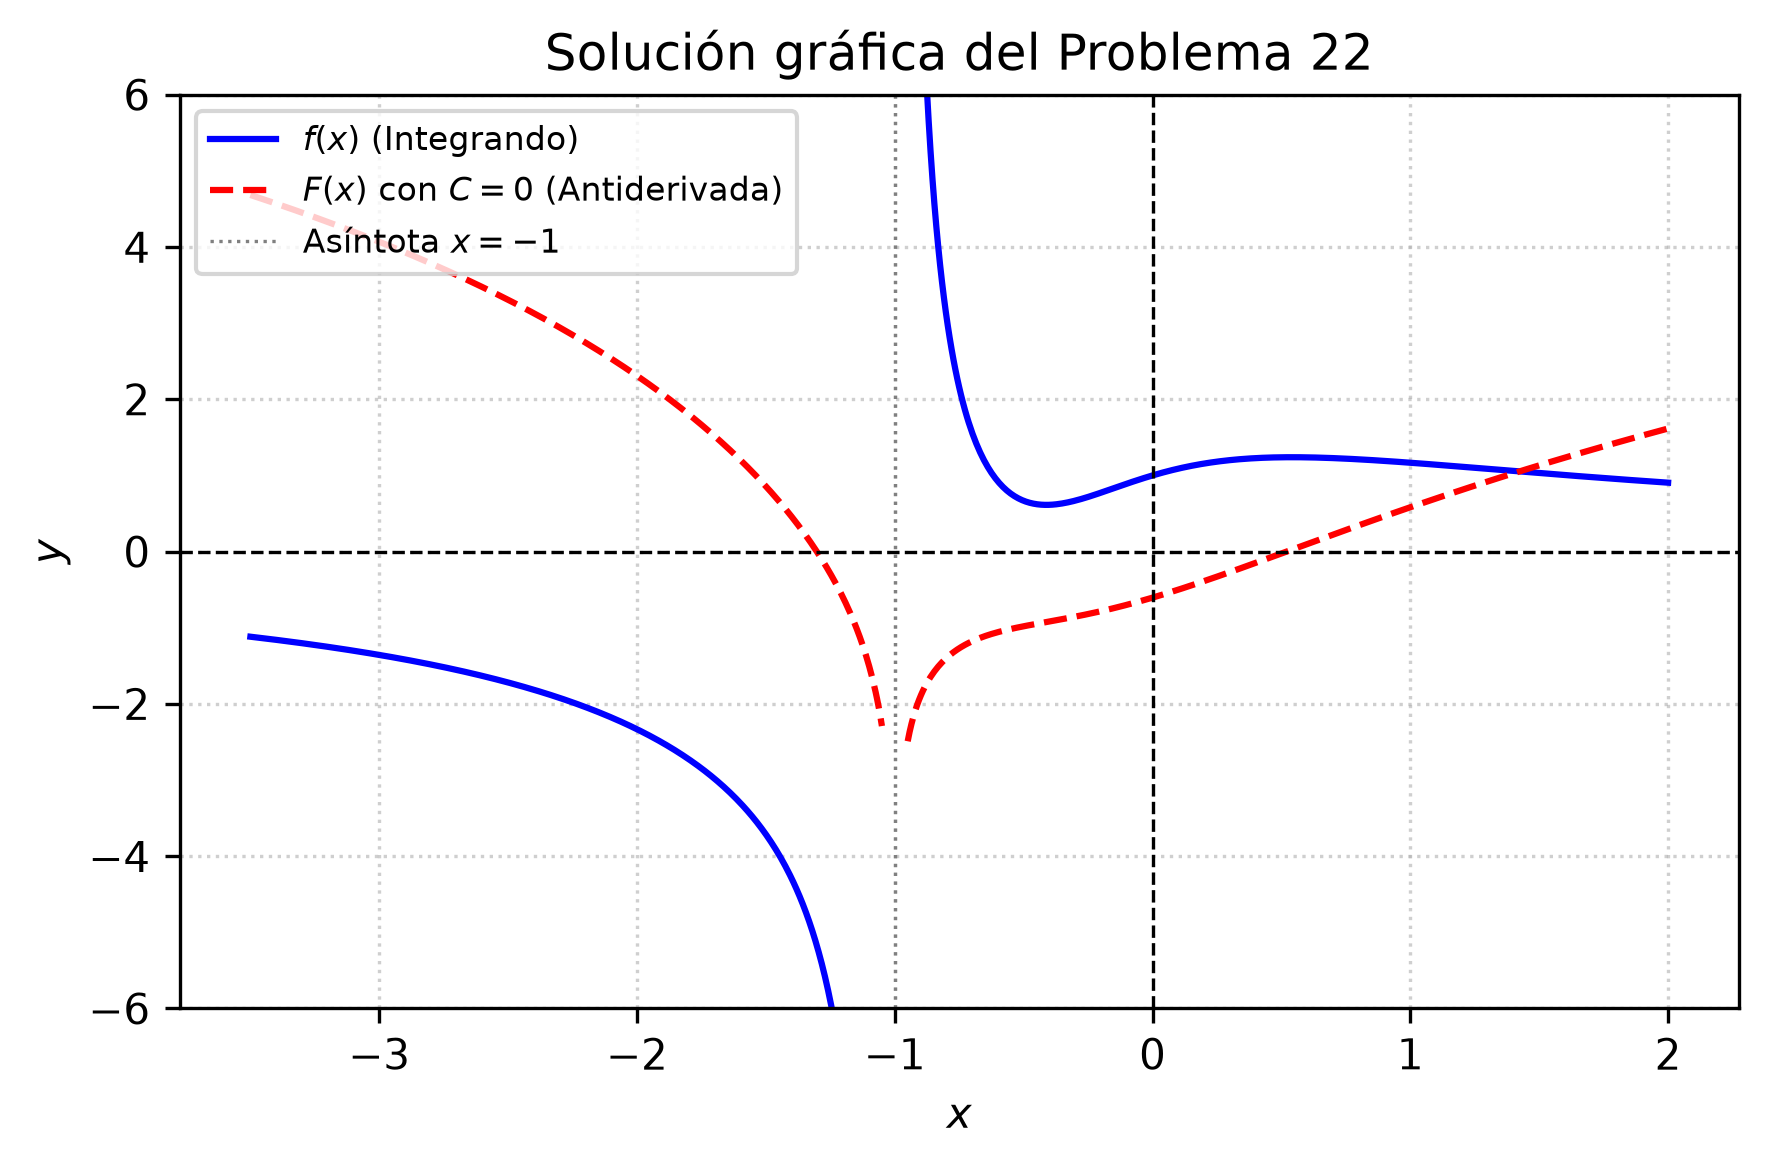

Write Python code to recreate this figure.
import matplotlib
matplotlib.use('Agg')
import numpy as np
import matplotlib.pyplot as plt

def f(x):
    return (3*x**2 + 3*x + 1) / (x**3 + 2*x**2 + 2*x + 1)

def F(x):
    # Antiderivada con C = 0
    return np.log(np.abs(x + 1)) + np.log(np.abs(x**2 + x + 1)) - (2 / np.sqrt(3)) * np.arctan((2*x + 1) / np.sqrt(3))

# Evitar la asíntota en x = -1 para la visualización
x1 = np.linspace(-3.5, -1.05, 400)
x2 = np.linspace(-0.95, 2.0, 400)

y1_f = f(x1)
y2_f = f(x2)

y1_F = F(x1)
y2_F = F(x2)

plt.figure(figsize=(6, 4))

# Graficar la función original f(x)
plt.plot(x1, y1_f, 'b-', label=r'$f(x)$ (Integrando)')
plt.plot(x2, y2_f, 'b-')

# Graficar la antiderivada F(x) con C = 0
plt.plot(x1, y1_F, 'r--', label=r'$F(x)$ con $C=0$ (Antiderivada)')
plt.plot(x2, y2_F, 'r--')

plt.axhline(0, color='black', linewidth=0.8, linestyle='--')
plt.axvline(0, color='black', linewidth=0.8, linestyle='--')
plt.axvline(-1, color='gray', linewidth=0.8, linestyle=':', label='Asíntota $x=-1$')

plt.title('Solución gráfica del Problema 22')
plt.xlabel('$x$')
plt.ylabel('$y$')
plt.ylim(-6, 6)
plt.legend(loc='upper left', fontsize=8)
plt.grid(True, linestyle=':', alpha=0.6)
plt.tight_layout()

plt.savefig(r'semana_03/graficas/SEM03_P22_grafica.png', dpi=300, bbox_inches='tight')
plt.close()
